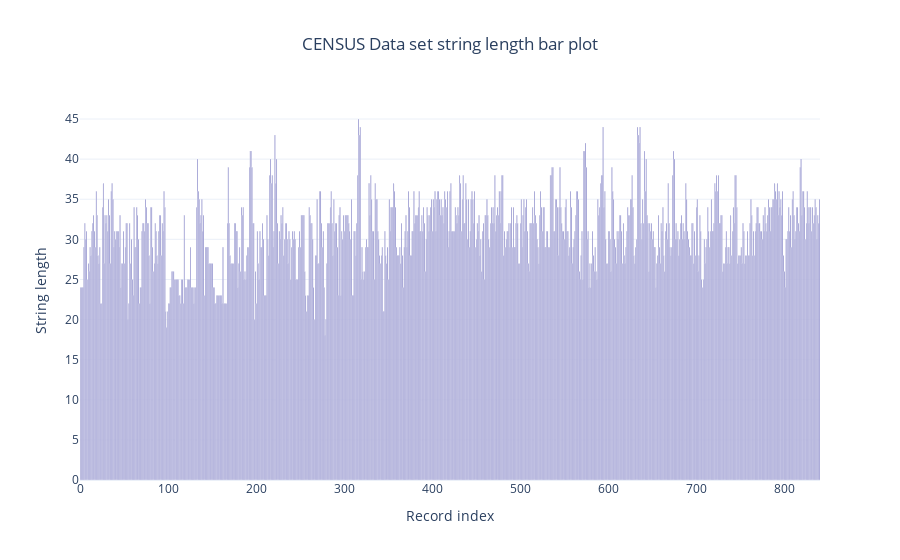

Source (notebook cell):
### Code cell
df = pd.DataFrame({"Record index":range(0,len(data_length),1),"String length":data_length})
fig = px.bar(df, x= "Record index", y="String length", title= DATASET_NAME + " Data set string length bar plot",template='plotly_white')
fig.update_traces(marker_color='darkblue', opacity=1.0)
fig.update_layout(title_x=0.5)
fig.show()

### Figure 1 — Plotly figure (JSON) as saved in the notebook; plotly's stock layout.template omitted (floating-point values rounded to 4 significant figures; data arrays with more than 128 entries replaced by an {"elided": "..."} marker saying what was removed)
{"data": [{"alignmentgroup": "True", "hovertemplate": "Record index=%{x}<br>String length=%{y}<extra></extra>", "legendgroup": "", "marker": {"color": "darkblue", "pattern": {"shape": ""}}, "name": "", "offsetgroup": "", "opacity": 1, "orientation": "v", "showlegend": false, "textposition": "auto", "type": "bar", "x": {"elided": "841 int values"}, "xaxis": "x", "y": {"elided": "841 int values"}, "yaxis": "y"}], "layout": {"autosize": true, "barmode": "relative", "legend": {"tracegroupgap": 0}, "title": {"text": "CENSUS Data set string length bar plot", "x": 0.5}, "xaxis": {"anchor": "y", "autorange": true, "domain": [0, 1], "range": [-0.5, 840.5], "title": {"text": "Record index"}, "type": "linear"}, "yaxis": {"anchor": "x", "autorange": true, "domain": [0, 1], "range": [0, 47.37], "title": {"text": "String length"}, "type": "linear"}}}
